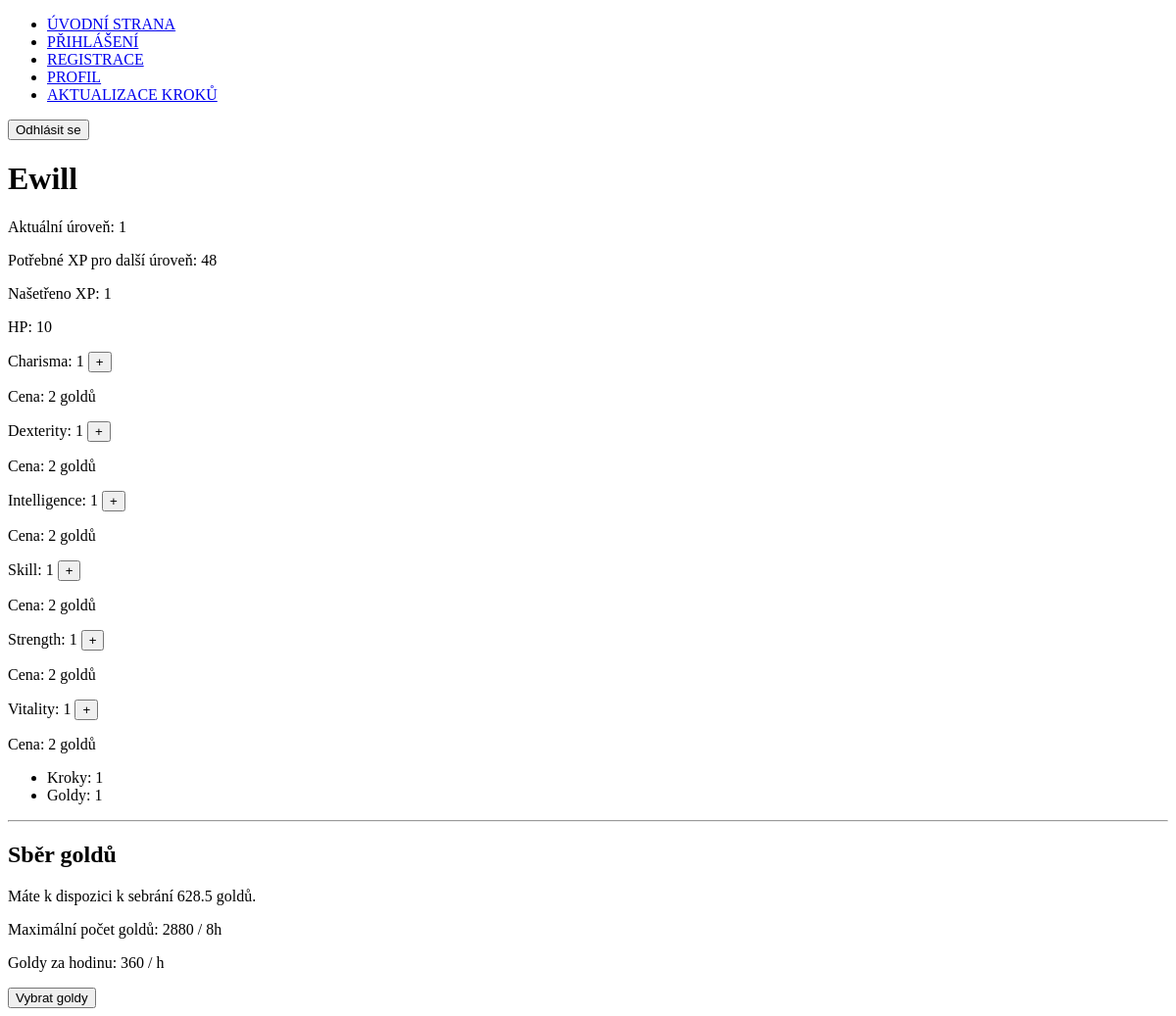
The page /profile (signed in) on the database as committed earlier.
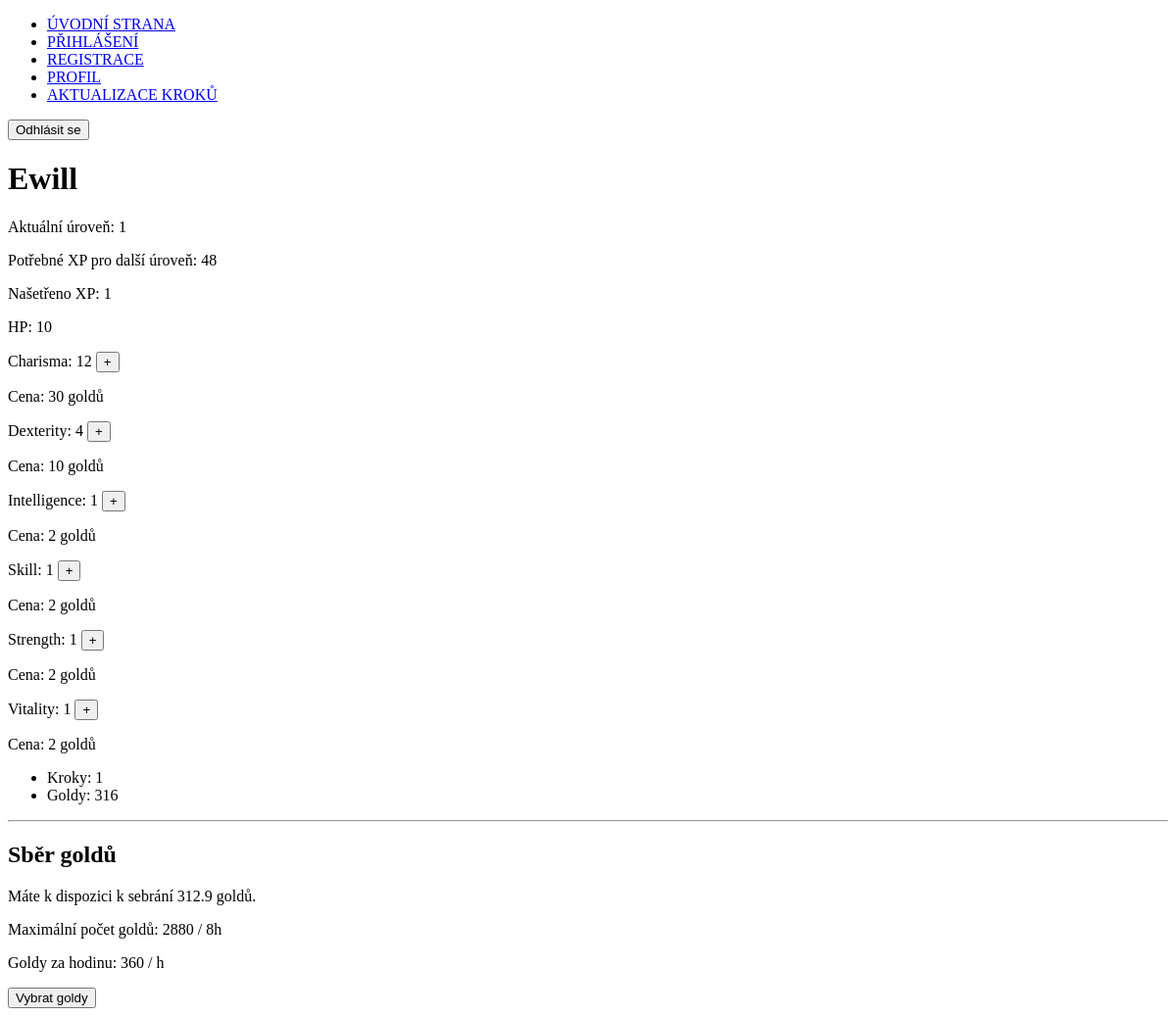
The same page on the database as committed later.
### hracapp/models.py (models this page shows, shortened)
class Playerinfo(AbstractUser):
    name = models.CharField(max_length=100, blank=True, null=True)
    surname = models.CharField(max_length=100, blank=True, null=True)
    GENDER_CHOICES = (
        ('male', 'Muž'),
        ('female', 'Žena'),
        ('other', 'Jiné'),
    )
    gender = models.CharField(max_length=10, choices=GENDER_CHOICES, blank=True, null=True)
    steps = models.IntegerField(("Počet kroků"), blank=True, null=True)
    gold = models.IntegerField(("Počet GOLDŮ"), default=1)
    rohlik = models.IntegerField(("Počet ROHLÍKŮ"), default=1)
    gold_growth_coefficient = models.FloatField(("Koeficient růstu GOLDŮ"), default=1.0)
    last_gold_collection = models.DateTimeField(blank=True, null=True, default=models.functions.Now)
    HP = models.IntegerField(("Počet životů"), default=10, blank=True, null=True)
    strength = models.IntegerField(("Síla"), default=1, blank=True, null=True)
    dexterity = models.IntegerField(("Obratnost"), default=1, blank=True, null=True)
    intelligence = models.IntegerField(("Inteligence"), default=1, blank=True, null=True)
    charisma = models.IntegerField(("Charisma"), default=1, blank=True, null=True)
    vitality = models.IntegerField(("Vitalita"), default=1, blank=True, null=True)
    skill = models.IntegerField(("Zručnost"), default=1, blank=True, null=True)

### hracapp/views.py (the view, shortened to what this page needs)
# urls.py: path('profile', views.profile, name='profile-url'),
@login_required
def profile(request):
    XP_aktual, lvl_aktual, lvl_next, XP_potrebne_next = calculate_xp_and_level(request.user.steps)
    collected_gold, gold_growth_coefficient, gold_limit, gold_per_hour = calculate_gold(request.user, lvl_aktual)
    atributy = atributy_funkce(request)
    cena_atributu = atributy_cena(request)
    context = {
        'XP_aktual': XP_aktual,
        'lvl_aktual': lvl_aktual,
        'lvl_next': lvl_next,
        'XP_potrebne_next': XP_potrebne_next,
        'collected_gold': collected_gold,
        'gold_growth_coefficient': gold_growth_coefficient,
        'gold_limit': gold_limit,
        'gold_per_hour': gold_per_hour,
        'atributy': atributy,
        'cena_charisma': cena_atributu['charisma_price'],
        'cena_dexterity': cena_atributu['dexterity_price'],
        'cena_intelligence': cena_atributu['intelligence_price'],
        'cena_skill': cena_atributu['skill_price'],
        'cena_strength': cena_atributu['strength_price'],
        'cena_vitality': cena_atributu['vitality_price'],
    }
    return render_profile(request, context)

### hracapp/utils.py (called while the page is built)
def atributy_funkce(request):
    user = request.user
    hp = user.HP
    charisma = user.charisma
    dexterity = user.dexterity
    intelligence = user.intelligence
    skill = user.skill
    strength = user.strength
    vitality = user.vitality
    atributy = {
        'HP': int(hp),
        'charisma': int(charisma),
        'dexterity': int(dexterity),
        'intelligence': int(intelligence),
        'skill': int(skill),
        'strength': int(strength),
        'vitality': int(vitality),
    }
    user.save()
    return atributy

def atributy_cena(request):
    user = atributy_funkce(request)
    hp = user['HP']
    charisma = user['charisma']
    dexterity = user['dexterity']
    intelligence = user['intelligence']
    skill = user['skill']
    strength = user['strength']
    vitality = user['vitality']
    charisma_price = charisma + (charisma * 1.5)
    dexterity_price = dexterity + (dexterity * 1.5)
    intelligence_price = intelligence + (intelligence * 1.5)
    skill_price = skill + (skill * 1.5)
    strength_price = strength + (strength * 1.5)
    vitality_price = vitality + (vitality * 1.5)
    cena = {
        'charisma_price': int(charisma_price),
        'dexterity_price': int(dexterity_price),
        'intelligence_price': int(intelligence_price),
        'skill_price': int(skill_price),
        'strength_price': int(strength_price),
        'vitality_price': int(vitality_price)
    }
    return cena

def calculate_xp_and_level(steps):
    if steps is None:
        steps = 0
    XP_aktual = steps
    lvl_aktual = 1
    lvl_next = 2
    XP_potrebne_next = round((22*lvl_aktual)*((lvl_next)*1.1))
    for lvl in range(1, 500):
        XP_potrebne = round((22*lvl)*((lvl**1.1)))
        if XP_aktual >= XP_potrebne:
            XP_aktual -= XP_potrebne
            lvl_aktual += 1
            lvl_next = lvl_aktual + 1
            XP_potrebne_next = round((22*lvl_next)*((lvl_next**1.1)))
        else:
            break
    return XP_aktual, lvl_aktual, lvl_next, XP_potrebne_next

### hracapp/views.py (called while the page is built)
def render_profile(request, context):
    return render(request, 'hracapp/profile.html', context)

### hracapp/templates/hracapp/profile.html (shortened to what this page needs)
{% extends "base.html" %}
{% block content %}
  <form method="post" action="{% url 'logout-url' %}">
      <button type="submit">Odhlásit se</button>
  </form>
  <h1>{{ request.user.username }}</h1>
  <p>Aktuální úroveň: {{ lvl_aktual }}</p>
  <p>Potřebné XP pro další úroveň: {{ XP_potrebne_next }}</p>
  <p>Našetřeno XP: {{ XP_aktual }}</p>
  <p>HP: <span id="hp-value">{{ atributy.HP }}</span></p>
  <p>Charisma: <span id="charisma-value">{{ atributy.charisma }}</span> <button class="plus-button" data-attribute="charisma">+</button></p>
  Cena: {{ cena_charisma }} goldů<br>
  <p>Dexterity: <span id="dexterity-value">{{ atributy.dexterity }}</span> <button class="plus-button" data-attribute="dexterity">+</button></p>
  Cena: {{ cena_dexterity }} goldů<br>
  <p>Intelligence: <span id="intelligence-value">{{ atributy.intelligence }}</span> <button class="plus-button" data-attribute="intelligence">+</button></p>
  Cena: {{ cena_intelligence }} goldů<br>
  <p>Skill: <span id="skill-value">{{ atributy.skill }}</span> <button class="plus-button" data-attribute="skill">+</button></p>
  Cena: {{ cena_skill }} goldů<br>
  <p>Strength: <span id="strength-value">{{ atributy.strength }}</span> <button class="plus-button" data-attribute="strength">+</button></p>
  Cena: {{ cena_strength }} goldů<br>
  <p>Vitality: <span id="vitality-value">{{ atributy.vitality }}</span> <button class="plus-button" data-attribute="vitality">+</button></p>
  Cena: {{ cena_vitality }} goldů<br>
  <ul>
    <li>Kroky: {{ request.user.steps }}</li>
    <li>Goldy: {{ request.user.gold }}</li>
  </ul>
  <hr>
  <h2>Sběr goldů</h2>
  <form method="post">
      <p>Máte k dispozici k sebrání {{ collected_gold }} goldů.</p>
      <p>Maximální počet goldů: {{ gold_limit }} / 8h</p>
      <p>Goldy za hodinu: {{ gold_per_hour }} / h</p>
      <button type="submit">Vybrat goldy</button>
  </form>
{% endblock content %}

### templates/base.html (shortened to what this page needs)
<!DOCTYPE html>
<html lang="en">
<head>
</head>
<body>
    <header>
        <nav>
            <ul>
                <li><a href="{% url "index" %}">ÚVODNÍ STRANA</a></li>
                <li><a href="{% url "login-url" %}">PŘIHLÁŠENÍ</a></li>
                <li><a href="{% url "register-url" %}">REGISTRACE</a></li>
                <li><a href="{% url "profile-url" %}">PROFIL</a></li>
                <li><a href="{% url "update-steps-url" %}">AKTUALIZACE KROKŮ</a></li>
            </ul>
        </nav>
    </header>
    {% block content %}{% endblock content %}
</body>
</html>

Rows that differ between the two databases and show on the page:
changed Playerinfo "Ewill": user.gold "1" → "316"
Other text that changed with them:
{{ atributy.charisma }}: "1" → "12"
{{ cena_charisma }}: "2" → "30"
{{ atributy.dexterity }}: "1" → "4"
{{ cena_dexterity }}: "2" → "10"
{{ collected_gold }}: "628.5" → "312.9"
